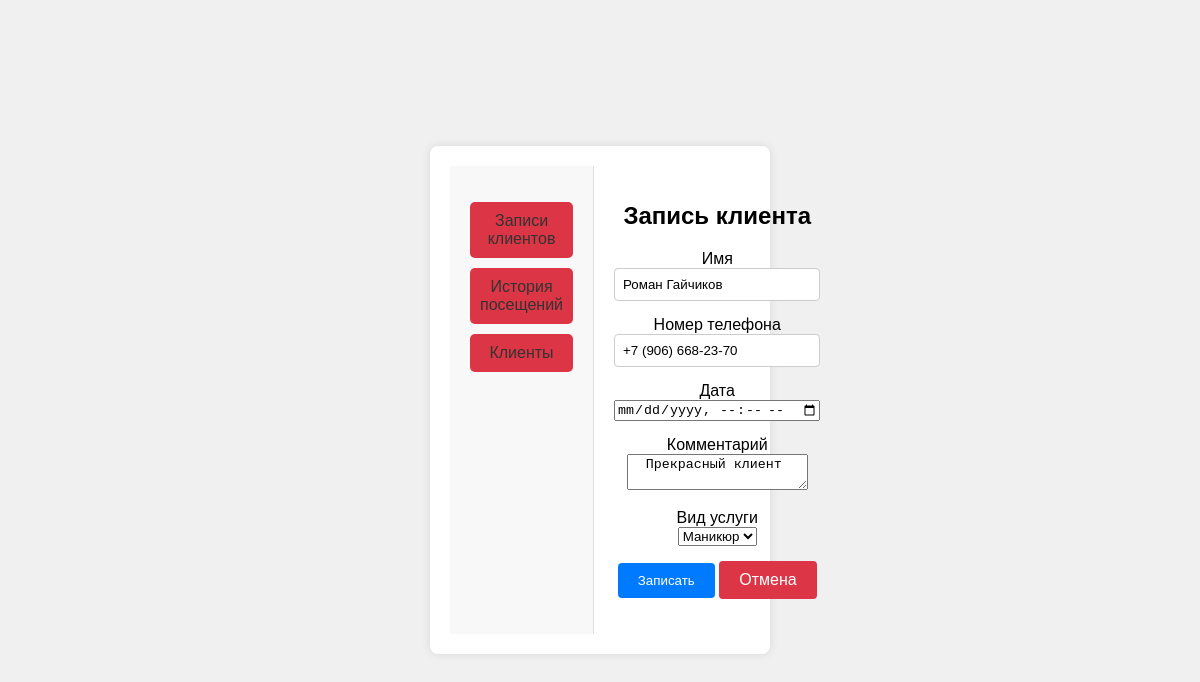
The app's page /admin/record/1/1 with its own data.
### models/Client.py (models this page shows)
class Client(Base):
    __tablename__='clients'
    id=Column(Integer,primary_key=True,autoincrement=True)
    name=Column(String)
    email=Column(String,nullable=True)
    phone=Column(String)
    avatar=Column(String,nullable=True)
    comment=Column(String,nullable=True,default="Отсутствует")
    master_id=Column(Integer,ForeignKey('masters.id', ondelete='SET NULL'))
    master= relationship('Master',back_populates='clients')
    record = relationship('Record',back_populates='client')

### views/admin.py (the view)
@app.route(base_path+"/record/<int:master_id>/<int:client_id>")
def record(master_id,client_id):
    services=session.query(Service).all()
    master=session.query(Master).filter_by(id=master_id).first()
    client=None
    if client_id>0:
         client=session.query(Client).filter_by(id=client_id).first()
    return custom_render("/record",master=master,client=client,services=services)

### views/admin.py (called while the page is built)
def custom_render(template_name, **kwargs):
    return render_template(base_path + template_name+'.html', **kwargs)

### templates/admin/record.html
{% extends 'admin/base.html' %}
{% block header %}  <h1>Запись клиента</h1> {% endblock %}
{% block content %}
<form method="post" action="{{ url_for('booking',admin_id=master.id) }}">
    <div>
        <label for="name">Имя</label><br>
        <input type="text" id="name" name="name" value="{{client.name}}"   required>
    </div>
    <div>
        <label for="phone">Номер телефона</label><br>
        <input type="text" id="phone" name="phone"  value="{{client.phone}}" required>
    </div>
    <div>
        <label for="date">Дата</label><br>
        <input type="datetime-local" id="date" name="date">
    </div>
    <div>
        <label for="comment"> Комментарий</label><br>
        <textarea  id="comment" name="comment"> {{ client.comment }} </textarea>
    </div>
    <div>
        <label for="service">Вид услуги</label><br>
        <select id="service" name="service_name">
                {% for type in services%}
                 <option >{{type.name}}</option>
                {% endfor %}
        </select>
    </div>
    <div>
        <input type="submit" value="Записать">
        <a href="{{ url_for('profile_admin',admin_id=master.id) }}">Отмена</a>
    </div>
</form>
{% endblock %}

### static/css/admin.css (style rules this page uses)
body { font-family: Arial, sans-serif; margin: 0; padding: 0; }
h1 { font-size: 24px; margin-bottom: 20px; }

### static/css/record.css (style rules this page uses)
body { font-family: Arial, sans-serif; background-color: #f0f0f0; display: flex; justify-content: center; align-items: center; height: 100vh; margin: 0; }
form div { margin-bottom: 15px; }
input[type="text"], input[type="date"] { width: 100%; padding: 8px; box-sizing: border-box; border: 1px solid #ccc; border-radius: 4px; }
input[type="submit"], a { background-color: #007BFF; color: white; padding: 10px 20px; text-decoration: none; border: none; border-radius: 4px; cursor: pointer; display: inline-block; }
a { background-color: #dc3545; }

### records on screen
Client: name "Роман Гайчиков", phone "+7 (906) 668-23-70", comment "Прекрасный клиент"

### other values on screen
form field service_name "Маникюр"
